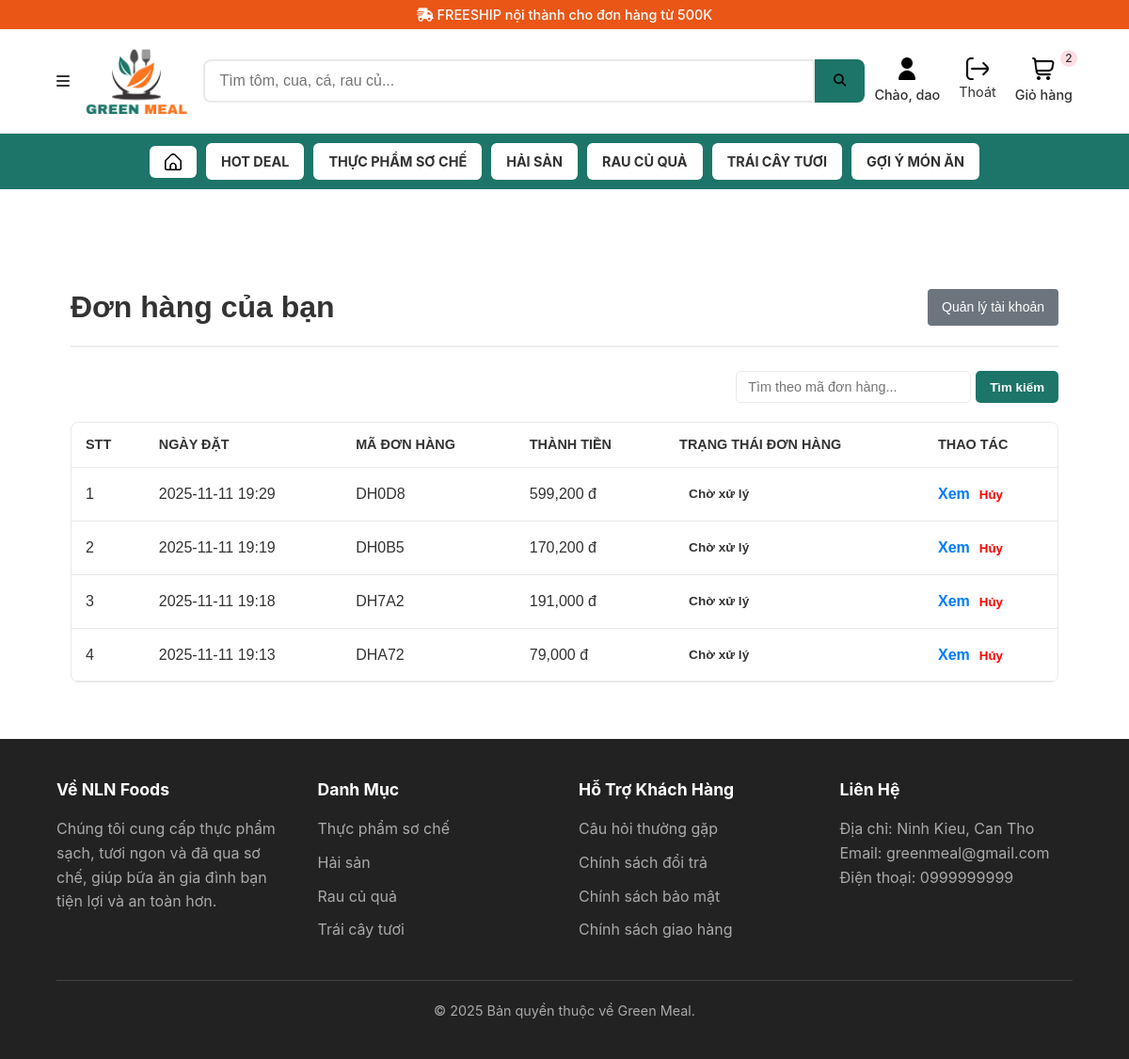
The page /public/account/index (signed in) on the database as committed earlier.
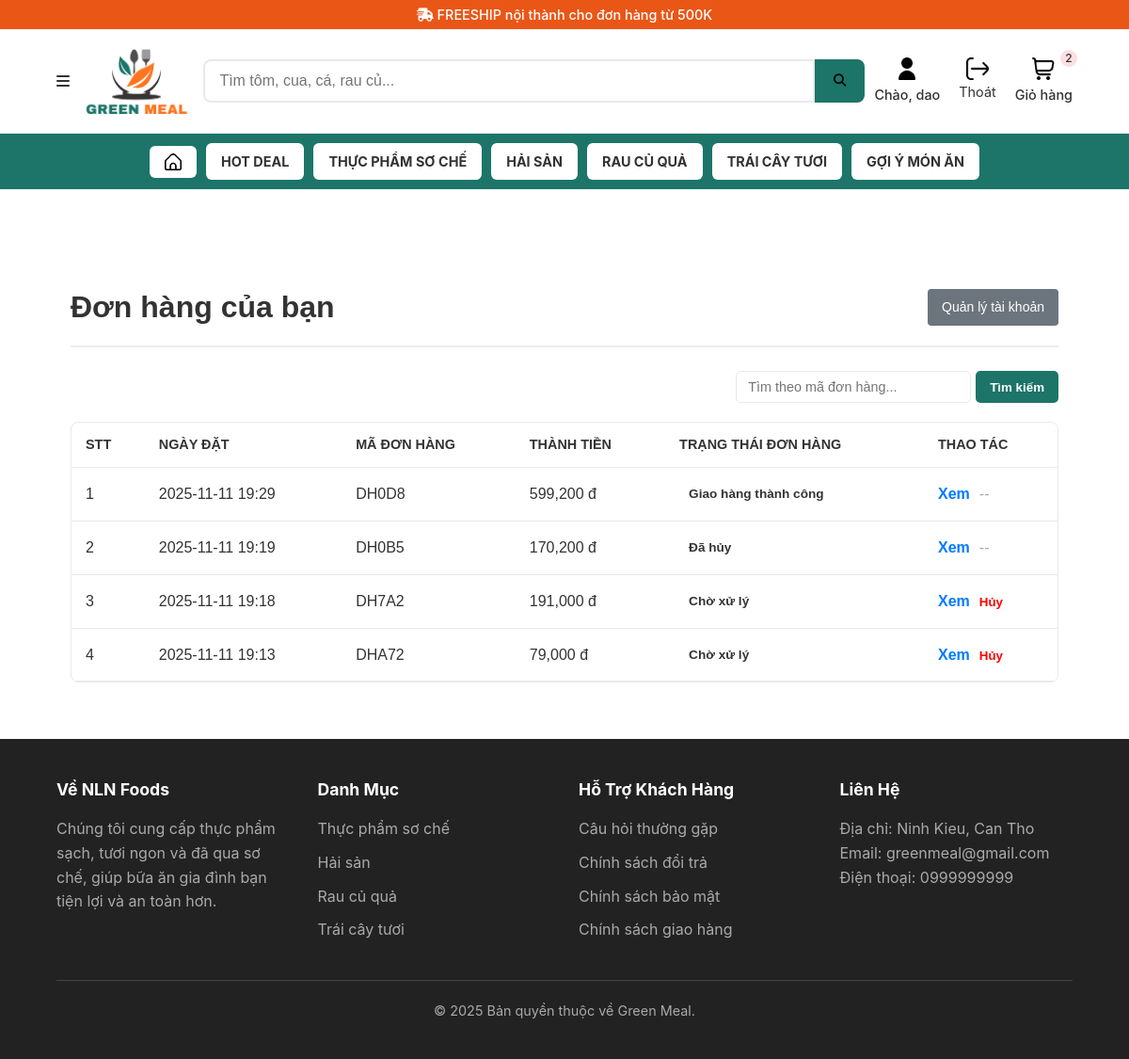
The same page on the database as committed later.
### tables this page shows
CREATE TABLE `don_hang_hien_tai` (
  `ID_DH` varchar(5) NOT NULL,
  `TRANG_THAI_DHHT` varchar(50) NOT NULL DEFAULT 'Chờ xử lý',
  `NGAY_GIO_CAP_NHAT` datetime NOT NULL
);

CREATE TABLE `don_hang` (
  `ID_DH` varchar(5) NOT NULL,
  `ID_PTTT` varchar(5) NOT NULL,
  `ID_TK` char(15) NOT NULL,
  `DIA_CHI_GIAO_DH` varchar(1000) NOT NULL,
  `NGAY_GIO_TAO_DON` datetime NOT NULL,
  `NGAY_DU_KIEN_GIAO` date NOT NULL,
  `TONG_GIA_TRI_DH` decimal(10,2) NOT NULL,
  `TIEN_GIAM_GIA` decimal(10,2) NOT NULL,
  `SO_TIEN_THANH_TOAN` decimal(10,2) NOT NULL,
  `TRANG_THAI_THANH_TOAN` varchar(50) NOT NULL,
  `NGAY_THANH_TOAN` datetime NOT NULL,
  `TRANG_THAI_BL` varchar(50) NOT NULL
);

### src/controllers/AccountController.php (called while the page is built, shortened)
<?php
class AccountController extends BaseController {
    private $orderModel;
    public function __construct() {
        $this->orderModel = new OrderModel();
    }
    public function index() {
        $userId = Auth::id();
        $ordersPerPage = 5;
        $currentPage = isset($_GET['page']) ? (int)$_GET['page'] : 1;
        $searchKeyword = $_GET['search'] ?? '';
        $offset = ($currentPage - 1) * $ordersPerPage;
        $totalOrders = $this->orderModel->countOrdersByUserId($userId, $searchKeyword);
        $totalPages = ceil($totalOrders / $ordersPerPage);
        $orders = $this->orderModel->getOrdersByUserId($userId, $searchKeyword, $ordersPerPage, $offset);
        $success = $_SESSION['success'] ?? null;
        $error = $_SESSION['error'] ?? null;
        $this->renderView('account/index', [
            'title' => 'Lịch sử đơn hàng',
            'orders' => $orders,
            'user' => Auth::user(),
            'totalPages' => $totalPages,
            'currentPage' => $currentPage,
            'searchKeyword' => $searchKeyword,
            'offset' => $offset,
            'success' => $success,
            'error' => $error
        ]);
    }
}

### public/index.php (called while the page is built, shortened)
<?php
$router = new Router();
$router->add('GET', 'auth/login', 'AuthController@login');
$router->add('POST', 'auth/handleLogin', 'AuthController@handleLogin');
$router->add('GET', 'auth/register', 'AuthController@register');
$router->add('POST', 'auth/handleRegister', 'AuthController@handleRegister');
$router->add('POST', 'auth/logout', 'AuthController@logout');
$router->add('GET', 'search', 'ProductController@search');
$router->add('GET', 'account/deleteAddress/{id}', 'AccountController@deleteAddress');
$router->add('POST', 'account/handleSetDefaultAddress', 'AccountController@handleSetDefaultAddress');
$router->add('GET', 'account/getAddressJson/{id}', 'AccountController@getAddressJson');
$router->add('POST', 'account/handleUpdateProfile', 'AccountController@handleUpdateProfile');
$router->add('POST', 'account/handleChangePassword', 'AccountController@handleChangePassword');
$router->add('POST', 'account/cancel-order', 'AccountController@cancelOrder');
$router->add('POST', 'account/handleUpdateAddress', 'AccountController@handleUpdateAddress');
$router->add('POST', 'account/handleAddAddress', 'AccountController@handleAddAddress');
$router->add('GET', 'account/order-detail/{id}', 'AccountController@orderDetail');
$router->add('GET', 'admin/dashboard', 'AdminController@dashboard');
$router->add('GET', 'admin/products', 'AdminController@products');
$router->add('GET', 'admin/products/create', 'AdminController@createProduct');
$router->add('GET', 'admin/products/delete/{id}', 'AdminController@deleteProduct');
$router->add('GET', 'admin/products/edit/{id}', 'AdminController@editProduct');
$router->add('POST', 'admin/products/store', 'AdminController@storeProduct');
$router->add('GET', 'admin/categories', 'AdminController@categories');
$router->add('GET', 'admin/categories/create', 'AdminController@createCategory');
$router->add('POST', 'admin/categories/store', 'AdminController@storeCategory');
$router->add('GET', 'admin/categories/edit/{id}', 'AdminController@editCategory');
$router->add('GET', 'admin/categories/delete/{id}', 'AdminController@deleteCategory');
$router->add('GET', 'admin/product-types', 'AdminController@productTypes');
$router->add('GET', 'admin/product-types/create', 'AdminController@createProductType');
$router->add('POST', 'admin/product-types/store', 'AdminController@storeProductType');
$router->add('GET', 'admin/product-types/edit/{id}', 'AdminController@editProductType');
$router->add('GET', 'admin/product-types/delete/{id}', 'AdminController@deleteProductType');
$router->add('GET', 'admin/promotions', 'AdminController@promotions');
$router->add('GET', 'admin/promotions/create', 'AdminController@createPromotion');
$router->add('POST', 'admin/promotions/store', 'AdminController@storePromotion');
$router->add('GET', 'admin/promotions/edit/{id}', 'AdminController@editPromotion');
$router->add('GET', 'admin/promotions/delete/{id}', 'AdminController@deletePromotion');
$router->add('GET', 'admin/inventories', 'AdminController@inventories');
$router->add('GET', 'admin/inventories/create', 'AdminController@createInventory');
$router->add('POST', 'admin/inventories/store', 'AdminController@storeInventory');
$router->add('GET', 'admin/inventories/detail/{id}', 'AdminController@inventoryDetail');
$router->add('GET', 'admin/suppliers', 'AdminController@suppliers');
$router->add('GET', 'admin/suppliers/create', 'AdminController@createSupplier');
$router->add('POST', 'admin/suppliers/store', 'AdminController@storeSupplier');
$router->add('GET', 'admin/suppliers/edit/{id}', 'AdminController@editSupplier');
$router->add('GET', 'admin/suppliers/delete/{id}', 'AdminController@deleteSupplier');
$router->add('GET', 'admin/orders', 'AdminController@orders');
$router->add('GET', 'admin/order-detail/{id}', 'AdminController@orderDetail');
$router->add('POST', 'admin/order-update-status', 'AdminController@updateOrderStatus');
$router->add('GET', 'admin/users', 'AdminController@users');
$router->add('GET', 'admin/users/edit/{id}', 'AdminController@editUser');
$router->add('POST', 'admin/users/update', 'AdminController@updateUser');
$router->add('GET', 'admin/users/delete/{id}', 'AdminController@deleteUser');
$router->add('POST', 'admin/users/update-role', 'AdminController@updateUserRole');
$router->add('GET', 'admin/statistics', 'AdminController@statistics');
$router->add('POST', 'admin/statistics', 'AdminController@statistics');
$router->add('GET', 'admin/settings', 'AdminController@settings');
$router->add('POST', 'admin/settings/update', 'AdminController@updateSettings');
$router->add('GET', 'admin/profile', 'AdminController@profile');
$router->add('POST', 'admin/profile/update', 'AdminController@updateProfile');
$router->run();

### src/core/Database.php (called while the page is built, shortened)
<?php
class Database {
    private static $instance = null;
    private $conn;
    private function __construct() {
        $this->host = $_ENV['DB_HOST'];
        $this->db_name = $_ENV['DB_NAME'];
        $this->username = $_ENV['DB_USER'];
        $this->password = $_ENV['DB_PASS'];
        $this->charset = $_ENV['DB_CHARSET'];
        $dsn = 'mysql:host=' . $this->host . ';dbname=' . $this->db_name . ';charset=' . $this->charset;
        try {
            $this->conn = new PDO($dsn, $this->username, $this->password);
            $this->conn->setAttribute(PDO::ATTR_ERRMODE, PDO::ERRMODE_EXCEPTION);
            $this->conn->setAttribute(PDO::ATTR_DEFAULT_FETCH_MODE, PDO::FETCH_ASSOC);
        } catch (PDOException $e) {
            echo 'Connection Error: ' . $e->getMessage();
            exit;
        }
    }
    public static function getInstance() {
        if (self::$instance == null) {
            self::$instance = new Database();
        }
        return self::$instance;
    }
    public function getConnection() {
        return $this->conn;
    }
}

### src/models/OrderModel.php (called while the page is built, shortened)
<?php
class OrderModel extends BaseModel {
    public function getOrdersByUserId($userId, $keyword, $limit, $offset) {
        $sqlWhere = "WHERE dh.ID_TK = :userId";
        $params = [':userId' => $userId];
        $sql = "
            SELECT
                dh.ID_DH,
                dh.NGAY_GIO_TAO_DON,
                dh.SO_TIEN_THANH_TOAN,
                dht.TRANG_THAI_DHHT
            FROM don_hang dh
            LEFT JOIN don_hang_hien_tai dht ON dh.ID_DH = dht.ID_DH
            $sqlWhere
            ORDER BY dh.NGAY_GIO_TAO_DON DESC
            LIMIT :limit OFFSET :offset
        ";
        $stmt = $this->db->prepare($sql);
        foreach ($params as $key => $value) {
            $stmt->bindValue($key, $value);
        }
        $stmt->bindValue(':limit', (int)$limit, PDO::PARAM_INT);
        $stmt->bindValue(':offset', (int)$offset, PDO::PARAM_INT);
        $stmt->execute();
        return $stmt->fetchAll(PDO::FETCH_ASSOC);
    }
}

### src/core/BaseModel.php (called while the page is built, shortened)
<?php
abstract class BaseModel {
    public function __construct() {
        $this->db = Database::getInstance()->getConnection();
    }
}

### src/views/account/index.php (the view, shortened to what the changed rows need)
<?php
require_once __DIR__ . '/../partials/header.php';
?>
<div class="container account-page-container">
    <div class="account-header">
        <h2>Đơn hàng của bạn</h2>
    </div>
    <div class="data-table-wrapper">
        <table class="data-table">
            <thead>
                <tr>
                    <th>STT</th>
                    <th>Ngày đặt</th>
                    <th>Mã đơn hàng</th>
                    <th>Thành tiền</th>
                    <th>Trạng thái đơn hàng</th>
                    <th>Thao tác</th>
                </tr>
            </thead>
            <tbody>
                <?php if (empty($orders)): ?>
                    <tr>
                        <td colspan="6" style="text-align: center; padding: 20px;">
                            <?php if (!empty($searchKeyword)): ?>
                                Không tìm thấy đơn hàng nào khớp với "<?php echo htmlspecialchars($searchKeyword); ?>".
                            <?php else: ?>
                                Bạn chưa có đơn hàng nào.
                            <?php endif; ?>
                        </td>
                    </tr>
                <?php else: ?>
                    <?php foreach ($orders as $index => $order): ?>
                        <?php
                            $status = htmlspecialchars($order['TRANG_THAI_DHHT'] ?? 'Chờ xử lý');
                        ?>
                        <tr>
                            <td><?php echo $offset + $index + 1; ?></td>
                            <td><?php echo date('Y-m-d H:i', strtotime($order['NGAY_GIO_TAO_DON'])); ?></td>
                            <td><?php echo htmlspecialchars($order['ID_DH']); ?></td>
                            <td><?php echo number_format($order['SO_TIEN_THANH_TOAN']); ?> đ</td>
                            <td>
                                <span class="status-badge">
                                    <?php echo $status; ?>
                                </span>
                            </td>
                            <td>
                                <div style="display: flex; gap: 10px; align-items: center;">
                                    <a href="<?php echo BASE_PATH; ?>/account/orderDetail/<?php echo $order['ID_DH']; ?>" class="btn-view-order" style="text-decoration: none; color: #007bff; font-weight: bold;">
                                        Xem
                                    </a>
                                    <?php if ($status === 'Chờ xử lý'): ?>
                                        <form action="<?php echo BASE_PATH; ?>/account/cancel-order" method="POST" onsubmit="return confirm('Bạn có chắc muốn hủy đơn hàng này?');" style="margin: 0;">
                                            <button type="submit" class="btn-cancel-order" style="color: red; border: none; background: none; cursor: pointer; font-weight: bold;">Hủy</button>
                                        </form>
                                    <?php else: ?>
                                        <span style="color: #aaa;">--</span>
                                    <?php endif; ?>
                                </div>
                            </td>
                        </tr>
                    <?php endforeach; ?>
                <?php endif; ?>
            </tbody>
        </table>
    </div>
    </div>
<?php
require_once __DIR__ . '/../partials/footer.php';
?>

Rows that differ between the two databases and show on the page:
changed don_hang_hien_tai "DH0D8": TRANG_THAI_DHHT "Chờ xử lý" → "Giao hàng thành công"; TRANG_THAI_DHHT "Hủy" → "--"
changed don_hang_hien_tai "DH0B5": TRANG_THAI_DHHT "Chờ xử lý" → "Đã hủy"; TRANG_THAI_DHHT "Hủy" → "--"
